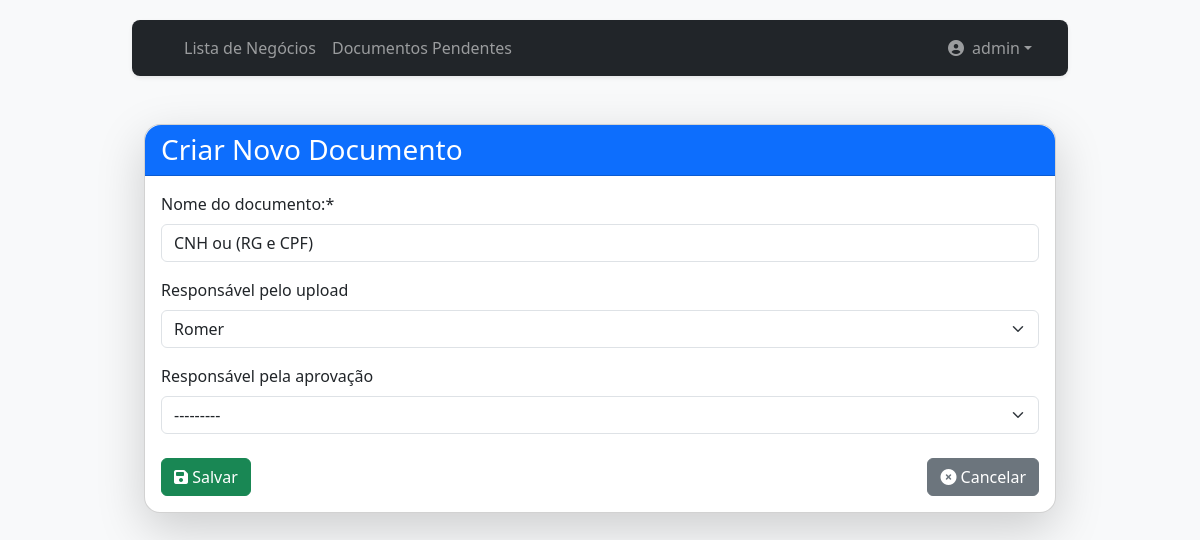
Screenshot of /documents/261/update/ (signed in) with the database file from the repository.
### negocios/models.py (models this page shows, shortened)
class Document(models.Model):
    STATUS_CHOICES = [
        ('pending', 'Não aprovado'),
        ('approved', 'Aprovado'),
    ]
    business = models.ForeignKey(Business, on_delete=models.CASCADE, related_name='documents')
    document_text = models.CharField(max_length=200)
    owner = models.ForeignKey(settings.AUTH_USER_MODEL, on_delete=models.CASCADE,related_name='documents_owned')
    upload_responsible = models.ForeignKey(  # Кто должен загрузить документ
        settings.AUTH_USER_MODEL,
        on_delete=models.SET_NULL,
        null=True, blank=True,
        related_name="responsible_for_upload"
    )
    approval_responsible = models.ForeignKey(  # Кто должен согласовать документ
        settings.AUTH_USER_MODEL,
        on_delete=models.SET_NULL,
        null=True, blank=True,
        related_name="responsible_for_approval"
    )
    pub_date = models.DateTimeField("date published", default=timezone.now)
    status = models.CharField(max_length=10, choices=STATUS_CHOICES, default='pending')  # Добавляем статус
    last_approved_date = models.DateTimeField(null=True, blank=True)  # Дата последнего согласования
    last_approved_by = models.ForeignKey(  # Кто согласовал документ
        settings.AUTH_USER_MODEL,
        null=True, blank=True,
        on_delete=models.SET_NULL,
        related_name="approved_documents"
    )

### negocios/views.py (the view, shortened to what this page needs)
# urls.py: path('documents/<int:pk>/update/', DocumentUpdateView.as_view(), name='document_update'),
class DocumentUpdateView(LoginRequiredMixin, UpdateView):
    model = Document
    template_name = 'negocios/document_form.html'
    form_class = DocumentForm  # Используем кастомную форму
    def get_context_data(self, **kwargs):
        context = super().get_context_data(**kwargs)
        DocumentFileFormSet = inlineformset_factory(Document, DocumentFile, form=DocumentFileForm, extra=1)
        if self.request.POST:
            formset = DocumentFileFormSet(self.request.POST, self.request.FILES, instance=self.object)
        else:
            formset = DocumentFileFormSet(instance=self.object)
        context['formset'] = formset
        return context

### negocios/forms.py (shortened to what this page needs)
class DocumentForm(forms.ModelForm):
    upload_responsible = forms.ModelChoiceField(
        queryset=User.objects.all(),
        required=False,
        label="Responsável pelo upload"
    )
    approval_responsible = forms.ModelChoiceField(
        queryset=User.objects.all(),
        required=False,
        label="Responsável pela aprovação"
    )
    class Meta:
        model = Document
        fields = ['document_text', 'upload_responsible', 'approval_responsible']  # Укажите поля, которые должны быть в форме
        labels = {
            'document_text': 'Nome do documento:',
            'delete': 'Remover arquivo',
        }

### negocios/templates/negocios/document_form.html (shortened to what this page needs)
{% extends "base_menu.html" %}
{% block content %}
{% if user.is_authenticated %}
<div class="container mt-5">
    <div class="card shadow-lg rounded-4">
        <div class="card-header bg-primary text-white rounded-top-4">
            <h3 class="mb-0">Criar Novo Documento</h3>
        </div>
        <div class="card-body">
            {% load crispy_forms_tags %}
            <form method="post" enctype="multipart/form-data">
                {{ form|crispy }}
                <div class="d-flex justify-content-between mt-4">
                    <button type="submit" class="btn btn-success">
                        <i class="fa fa-save"></i> Salvar
                    </button>
                    <a href="{% url 'negocios:business_list' %}" class="btn btn-secondary">
                        <i class="fa fa-times-circle"></i> Cancelar
                    </a>
                </div>
            </form>
        </div>
    </div>
</div>
{% endif %}
{% endblock %}

### templates/base_menu.html (shortened to what this page needs)
{% extends 'base_bootstrap.html' %}
{% load app_tags %}
{% block navbar %}
<nav class="navbar navbar-expand-lg navbar-dark bg-dark shadow-sm rounded-3 px-3 py-2">
  <div class="container-fluid">
    <div class="collapse navbar-collapse" id="navbarNavDropdown">
      <ul class="navbar-nav me-auto mb-2 mb-lg-0">
        {% url 'negocios:business_list' as business_url %}
        {% url 'negocios:report_preview' as report_url %}
        <li class="nav-item">
          <a class="nav-link {% if request.path == business_url %}active fw-semibold{% endif %}" href="{{ business_url }}">
            Lista de Negócios
          </a>
        </li>
        <li class="nav-item">
          <a class="nav-link {% if request.path == report_url %}active fw-semibold{% endif %}" href="{{ report_url }}">
            Documentos Pendentes
          </a>
        </li>
      </ul>
      <ul class="navbar-nav ms-auto mb-2 mb-lg-0">
        {% if user.is_authenticated %}
          <li class="nav-item dropdown">
            <a class="nav-link dropdown-toggle d-flex align-items-center" href="#" role="button" data-bs-toggle="dropdown" aria-expanded="false">
              <i class="fas fa-user-circle me-2"></i> {{ user.username }}
            </a>
          </li>
        {% else %}
          <li class="nav-item">
            <a class="nav-link" href="{% url 'login' %}?next={% url 'negocios:business_list' %}">Login</a>
          </li>
        {% endif %}
      </ul>
    </div>
  </div>
</nav>
{% endblock %}

### negocios/templates/base_bootstrap.html (style rules this page uses)
body { background-color: #f8f9fa; font-family: 'Segoe UI', sans-serif; }
.navbar { border-radius: 10px; margin-bottom: 20px; }
.container { max-width: 960px; margin-top: 20px; }

### rows the page displays
Document: document_text "CNH ou (RG e CPF)", upload_responsible "Romer", approval_responsible "---------"

### other values shown
{{ user.username }} "admin"
